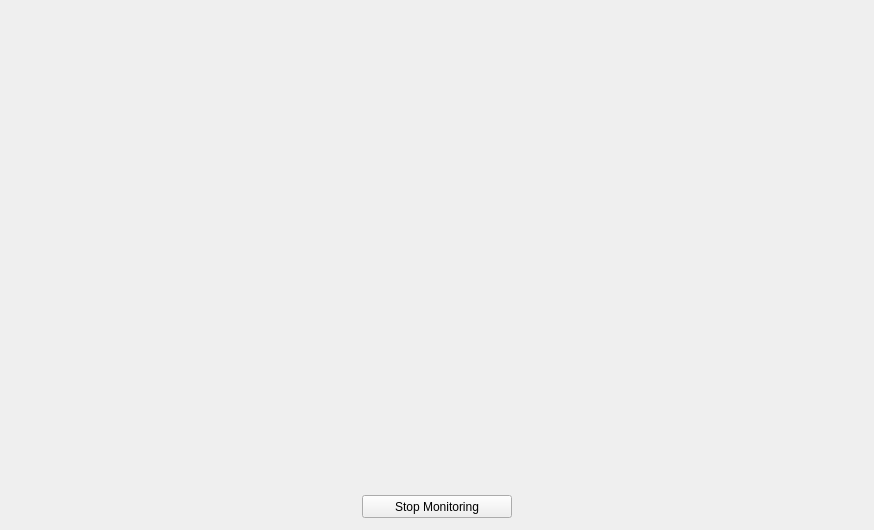
<?xml version="1.0" encoding="UTF-8"?>
<ui version="4.0">
 <class>MainWindow</class>
 <widget class="QMainWindow" name="MainWindow">
  <property name="geometry">
   <rect>
    <x>0</x>
    <y>0</y>
    <width>874</width>
    <height>530</height>
   </rect>
  </property>
  <property name="minimumSize">
   <size>
    <width>874</width>
    <height>530</height>
   </size>
  </property>
  <property name="maximumSize">
   <size>
    <width>874</width>
    <height>530</height>
   </size>
  </property>
  <property name="windowTitle">
   <string>Weapon_Detection</string>
  </property>
  <widget class="QWidget" name="centralwidget">
   <widget class="QLabel" name="label_detection">
    <property name="geometry">
     <rect>
      <x>10</x>
      <y>10</y>
      <width>854</width>
      <height>480</height>
     </rect>
    </property>
    <property name="text">
     <string/>
    </property>
   </widget>
   <widget class="QPushButton" name="stop_detection_button">
    <property name="geometry">
     <rect>
      <x>362</x>
      <y>495</y>
      <width>150</width>
      <height>23</height>
     </rect>
    </property>
    <property name="text">
     <string>Stop Monitoring</string>
    </property>
   </widget>
  </widget>
 </widget>
 <resources/>
 <connections/>
</ui>
